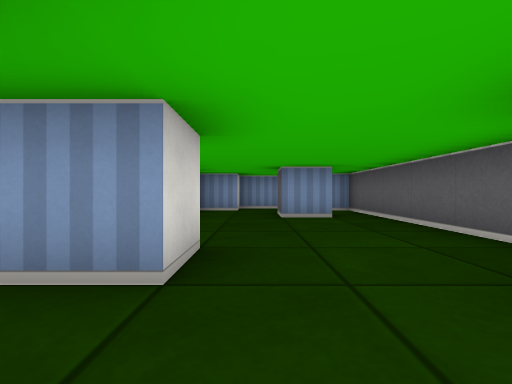
View 1 (above)

12 first-person views from a walk through a cub3D level. The camera is about half as high as the walls, looks level and sees 85° across. The floor is counted in squares. Each view is taken from the middle of a square. On the plan, view 1 faces up. The plan holds only what a view shows up to about 9 squares ahead; the rest is blank. The place goes on beyond the plan.

View 2
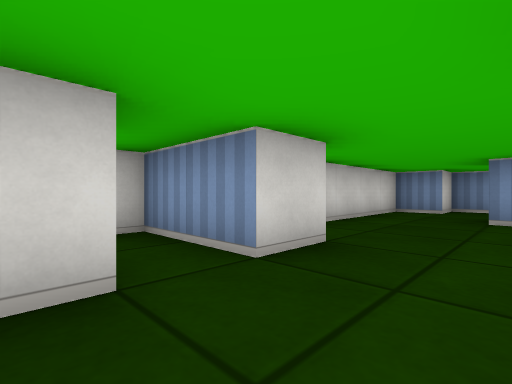

View 3
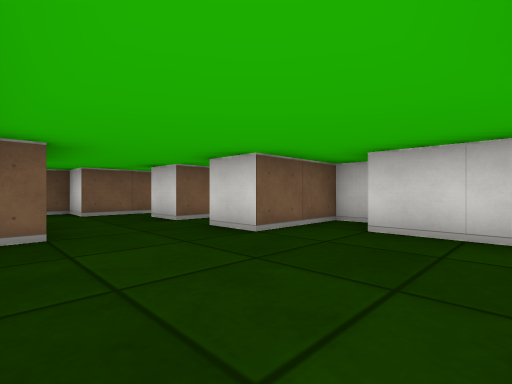

View 4
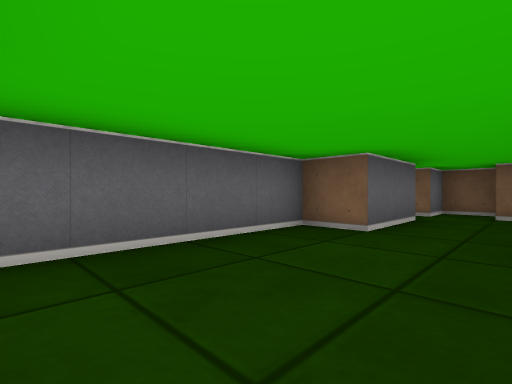

View 5
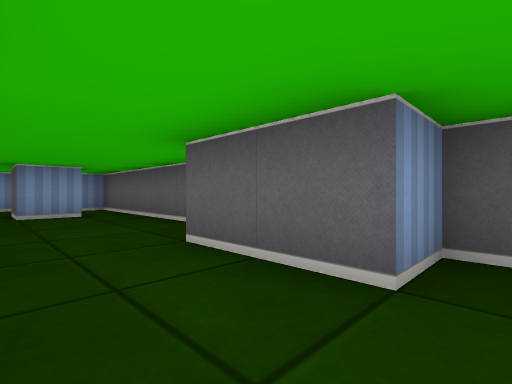

View 6
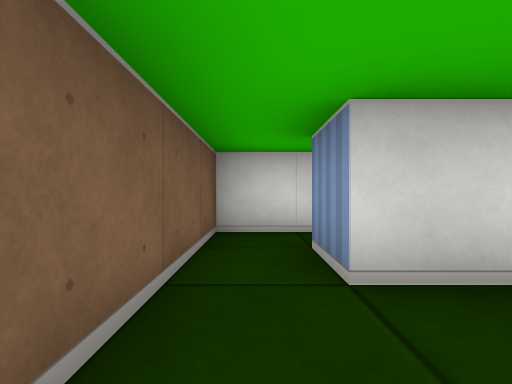

View 7
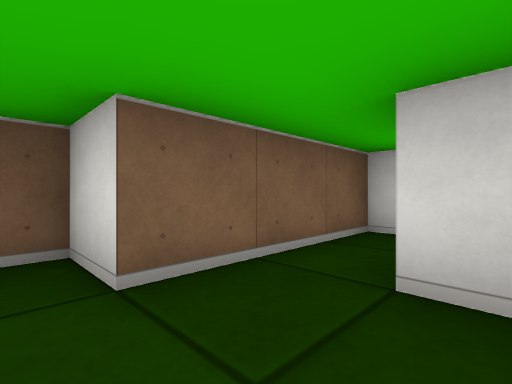

View 8
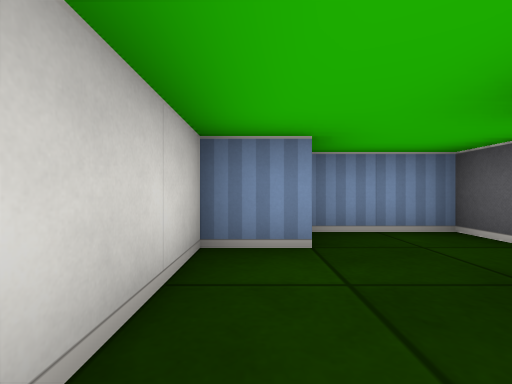

View 9
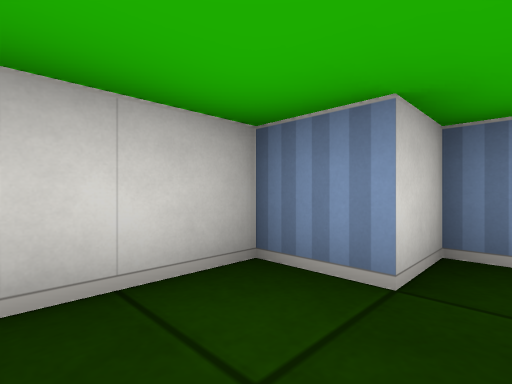

View 10
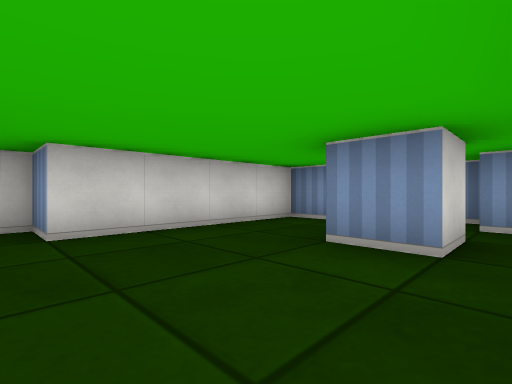

View 11
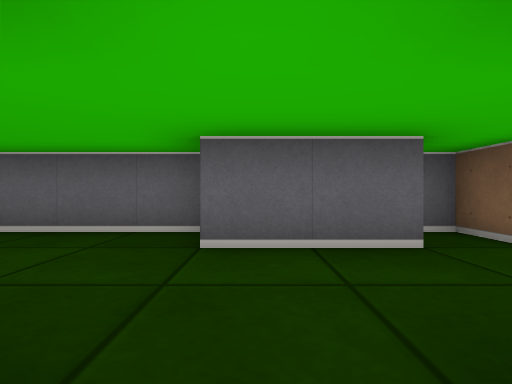

View 12
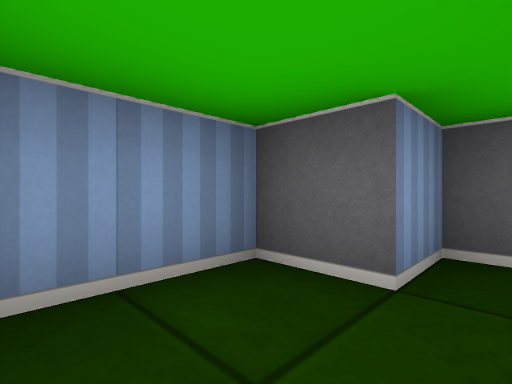

### Floor plan
Points are (right, up) in squares from view 1. A wall is a line through its corners. A room is listed if a view was taken in it or the views show most of it. See-through windows are left out.
Room 1 (views 1, 2, 3, 4, 5, 6, 7, 8, 9, 10, 11, 12)
walls: (-0.5, 2.5) (-0.5, 1.5) (-2.5, 1.5) (-2.5, -1.5) (0.5, -1.5) (0.5, -2.5) (1.5, -2.5) (1.5, -1.5) (2.5, -1.5) (2.5, -0.5) (1.5, -0.5) (1.5, 1.5) (2.5, 1.5) (2.5, 7.5) (1.5, 7.5) (1.5, 8.5) (-0.5, 8.5) (-0.5, 7.5) (-1.5, 7.5) (-1.5, 3.5) (-2.5, 3.5) (-2.5, 2.5) (-0.5, 2.5); (-1.2, 0.5) (-0.5, 0.5) (-0.5, -0.5) (-1.5, -0.5); (1.5, 6.5) (1.5, 5.5) (0.5, 5.5) (0.5, 6.4)

Positions as (right, up) in squares from view 1, and headings:
1: (0, 0), facing up
2: (1, 0), facing up-left
3: (2, 5), facing down-left
4: (0, 5), facing down-right
5: (0, -1), facing up-right
6: (1, -1), facing left
7: (1, 0), facing down-left
8: (-1, 5), facing up
9: (0, 6), facing up-left
10: (2, 3), facing up-left
11: (-1, 1), facing right
12: (0, 7), facing up-right
